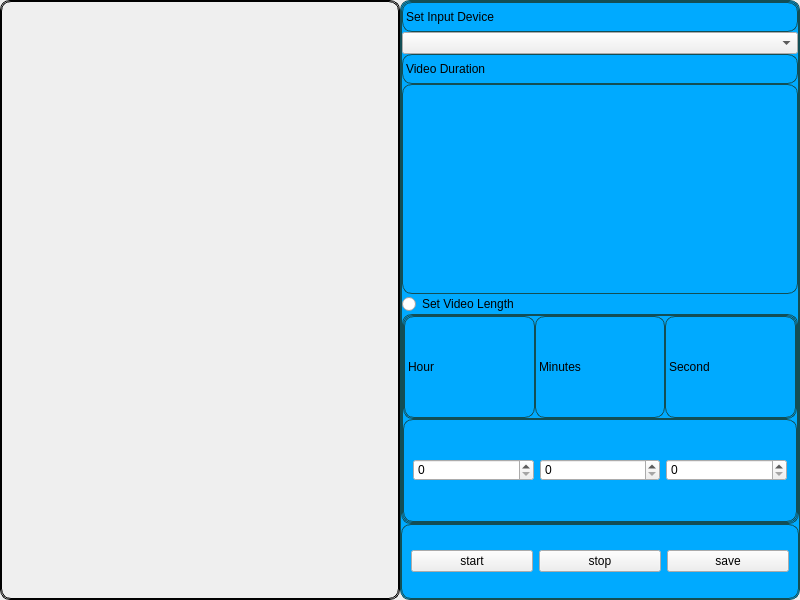
<?xml version="1.0" encoding="UTF-8"?>
<ui version="4.0">
 <class>MainWindow</class>
 <widget class="QMainWindow" name="MainWindow">
  <property name="geometry">
   <rect>
    <x>0</x>
    <y>0</y>
    <width>800</width>
    <height>600</height>
   </rect>
  </property>
  <property name="windowTitle">
   <string>Video Recorder</string>
  </property>
  <widget class="QWidget" name="centralwidget">
   <layout class="QHBoxLayout" name="horizontalLayout">
    <property name="spacing">
     <number>0</number>
    </property>
    <property name="leftMargin">
     <number>0</number>
    </property>
    <property name="topMargin">
     <number>0</number>
    </property>
    <property name="rightMargin">
     <number>0</number>
    </property>
    <property name="bottomMargin">
     <number>0</number>
    </property>
    <item>
     <widget class="QFrame" name="frame">
      <property name="styleSheet">
       <string notr="true">QFrame
{
	border: 1px solid rgb(0, 0, 0);
	border-radius: 10px;
}</string>
      </property>
      <property name="frameShape">
       <enum>QFrame::StyledPanel</enum>
      </property>
      <property name="frameShadow">
       <enum>QFrame::Raised</enum>
      </property>
      <layout class="QHBoxLayout" name="horizontalLayout_3">
       <property name="spacing">
        <number>0</number>
       </property>
       <property name="leftMargin">
        <number>0</number>
       </property>
       <property name="topMargin">
        <number>0</number>
       </property>
       <property name="rightMargin">
        <number>0</number>
       </property>
       <property name="bottomMargin">
        <number>0</number>
       </property>
       <item>
        <widget class="QLabel" name="label">
         <property name="text">
          <string/>
         </property>
         <property name="scaledContents">
          <bool>false</bool>
         </property>
        </widget>
       </item>
      </layout>
     </widget>
    </item>
    <item>
     <widget class="QFrame" name="frame_2">
      <property name="styleSheet">
       <string notr="true">QFrame
{
	
	background-color: rgb(0, 170, 255);
	border:1px solid rgb(19, 78, 85);
	border-radius: 10px;
	
}
</string>
      </property>
      <property name="frameShape">
       <enum>QFrame::StyledPanel</enum>
      </property>
      <property name="frameShadow">
       <enum>QFrame::Raised</enum>
      </property>
      <layout class="QVBoxLayout" name="verticalLayout">
       <property name="spacing">
        <number>0</number>
       </property>
       <property name="leftMargin">
        <number>0</number>
       </property>
       <property name="topMargin">
        <number>0</number>
       </property>
       <property name="rightMargin">
        <number>0</number>
       </property>
       <property name="bottomMargin">
        <number>0</number>
       </property>
       <item>
        <widget class="QFrame" name="frame_4">
         <property name="styleSheet">
          <string notr="true">QFrame
{

	
}</string>
         </property>
         <property name="frameShape">
          <enum>QFrame::StyledPanel</enum>
         </property>
         <property name="frameShadow">
          <enum>QFrame::Raised</enum>
         </property>
         <layout class="QVBoxLayout" name="verticalLayout_2">
          <property name="spacing">
           <number>0</number>
          </property>
          <property name="leftMargin">
           <number>0</number>
          </property>
          <property name="topMargin">
           <number>0</number>
          </property>
          <property name="rightMargin">
           <number>0</number>
          </property>
          <property name="bottomMargin">
           <number>0</number>
          </property>
          <item>
           <widget class="QLabel" name="label_3">
            <property name="maximumSize">
             <size>
              <width>16777215</width>
              <height>30</height>
             </size>
            </property>
            <property name="text">
             <string>Set Input Device</string>
            </property>
           </widget>
          </item>
          <item>
           <widget class="QComboBox" name="audioInputSelect"/>
          </item>
          <item>
           <widget class="QLabel" name="label_2">
            <property name="maximumSize">
             <size>
              <width>16777215</width>
              <height>30</height>
             </size>
            </property>
            <property name="text">
             <string>Video Duration</string>
            </property>
           </widget>
          </item>
          <item>
           <widget class="QLabel" name="durationLabel">
            <property name="text">
             <string/>
            </property>
            <property name="buddy">
             <cstring>radioButton</cstring>
            </property>
           </widget>
          </item>
          <item>
           <widget class="QRadioButton" name="radioButton">
            <property name="text">
             <string>Set Video Length</string>
            </property>
           </widget>
          </item>
          <item>
           <widget class="QFrame" name="frame_5">
            <property name="frameShape">
             <enum>QFrame::StyledPanel</enum>
            </property>
            <property name="frameShadow">
             <enum>QFrame::Raised</enum>
            </property>
            <layout class="QVBoxLayout" name="verticalLayout_3">
             <property name="spacing">
              <number>0</number>
             </property>
             <property name="leftMargin">
              <number>0</number>
             </property>
             <property name="topMargin">
              <number>0</number>
             </property>
             <property name="rightMargin">
              <number>0</number>
             </property>
             <property name="bottomMargin">
              <number>0</number>
             </property>
             <item>
              <widget class="QFrame" name="frame_6">
               <property name="frameShape">
                <enum>QFrame::StyledPanel</enum>
               </property>
               <property name="frameShadow">
                <enum>QFrame::Raised</enum>
               </property>
               <layout class="QHBoxLayout" name="horizontalLayout_5">
                <property name="spacing">
                 <number>0</number>
                </property>
                <property name="leftMargin">
                 <number>0</number>
                </property>
                <property name="topMargin">
                 <number>0</number>
                </property>
                <property name="rightMargin">
                 <number>0</number>
                </property>
                <property name="bottomMargin">
                 <number>0</number>
                </property>
                <item>
                 <widget class="QLabel" name="label_5">
                  <property name="text">
                   <string>Hour</string>
                  </property>
                 </widget>
                </item>
                <item>
                 <widget class="QLabel" name="label_6">
                  <property name="text">
                   <string>Minutes</string>
                  </property>
                 </widget>
                </item>
                <item>
                 <widget class="QLabel" name="label_7">
                  <property name="text">
                   <string>Second</string>
                  </property>
                 </widget>
                </item>
               </layout>
              </widget>
             </item>
             <item>
              <widget class="QFrame" name="frame_7">
               <property name="frameShape">
                <enum>QFrame::StyledPanel</enum>
               </property>
               <property name="frameShadow">
                <enum>QFrame::Raised</enum>
               </property>
               <layout class="QHBoxLayout" name="horizontalLayout_4">
                <item>
                 <widget class="QSpinBox" name="hourBox">
                  <property name="maximum">
                   <number>24</number>
                  </property>
                 </widget>
                </item>
                <item>
                 <widget class="QSpinBox" name="minutesBox">
                  <property name="maximum">
                   <number>60</number>
                  </property>
                 </widget>
                </item>
                <item>
                 <widget class="QSpinBox" name="secondBox">
                  <property name="maximum">
                   <number>60</number>
                  </property>
                 </widget>
                </item>
               </layout>
              </widget>
             </item>
            </layout>
           </widget>
          </item>
         </layout>
        </widget>
       </item>
       <item>
        <widget class="QFrame" name="frame_3">
         <property name="maximumSize">
          <size>
           <width>16777215</width>
           <height>75</height>
          </size>
         </property>
         <property name="frameShape">
          <enum>QFrame::StyledPanel</enum>
         </property>
         <property name="frameShadow">
          <enum>QFrame::Raised</enum>
         </property>
         <layout class="QHBoxLayout" name="horizontalLayout_2">
          <item>
           <widget class="QPushButton" name="start">
            <property name="text">
             <string>start</string>
            </property>
           </widget>
          </item>
          <item>
           <widget class="QPushButton" name="stop">
            <property name="text">
             <string>stop</string>
            </property>
           </widget>
          </item>
          <item>
           <widget class="QPushButton" name="save">
            <property name="text">
             <string>save</string>
            </property>
           </widget>
          </item>
         </layout>
        </widget>
       </item>
      </layout>
     </widget>
    </item>
   </layout>
  </widget>
 </widget>
 <resources/>
 <connections>
  <connection>
   <sender>radioButton</sender>
   <signal>clicked(bool)</signal>
   <receiver>frame_5</receiver>
   <slot>setVisible(bool)</slot>
   <hints>
    <hint type="sourcelabel">
     <x>491</x>
     <y>314</y>
    </hint>
    <hint type="destinationlabel">
     <x>786</x>
     <y>399</y>
    </hint>
   </hints>
  </connection>
 </connections>
</ui>
